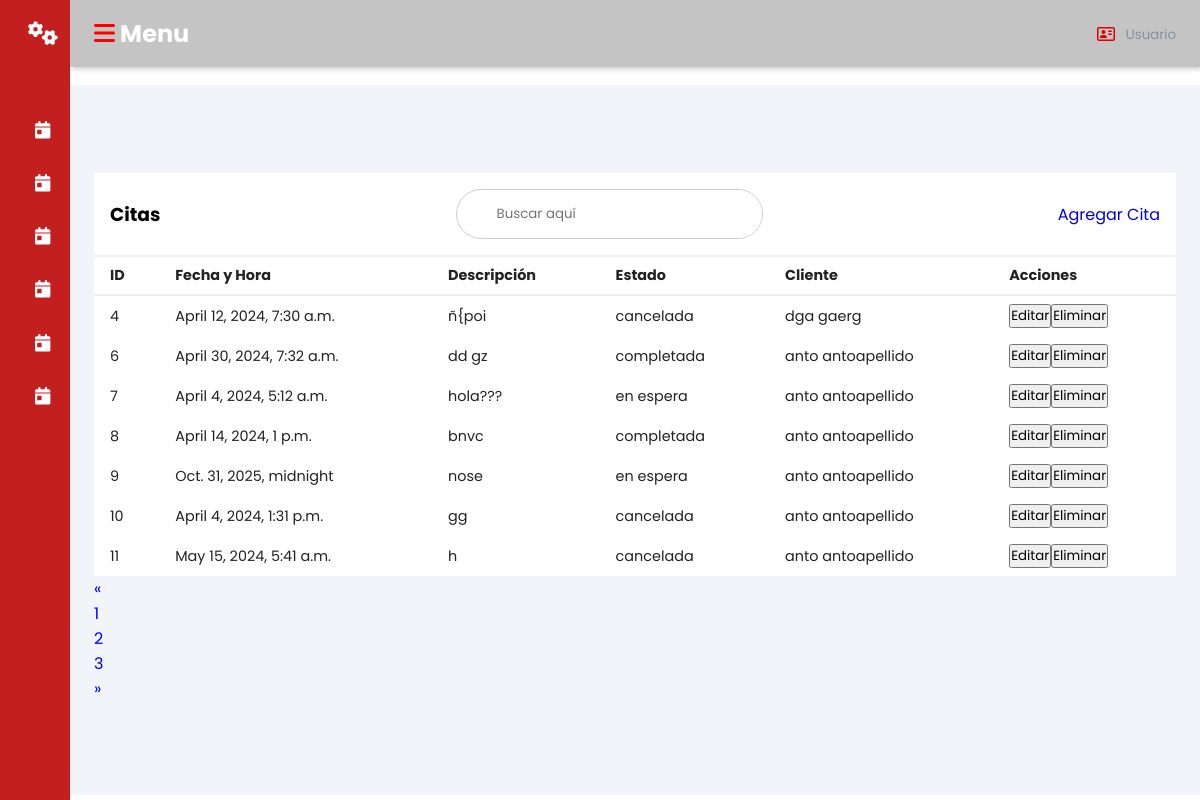
Page /citas/ on the committed database.
### promecapp/models.py (models this page shows, shortened)
class Citas(models.Model):
    IDCita = models.AutoField(primary_key=True)
    Fecha_Hora = models.DateTimeField()
    Descripcion = models.TextField(null=True)
    IDEstado = models.ForeignKey(Estado, on_delete=models.CASCADE)
    IDCliente = models.ForeignKey(Cliente, on_delete=models.CASCADE)
    class Meta:
        db_table = 'citas'

class Estado(models.Model):
    idestado = models.AutoField(primary_key=True)
    Nombre_estado = models.CharField(max_length=20, unique=True)
    class Meta:
        db_table = 'estado'
    def __str__(self):
        return self.Nombre_estado

class Cliente(models.Model):
    IDCliente = models.AutoField(primary_key=True)
    Nombre = models.CharField(max_length=45)
    Apellidos = models.CharField(max_length=45)
    Direccion = models.CharField(max_length=100)
    Telefono = models.CharField(max_length=10, unique=True)
    Correo_Electronico = models.CharField(max_length=50, unique=True)
    IDUsuario = models.ForeignKey(Usuario, on_delete=models.CASCADE)
    class Meta:
        db_table = 'clientes'
    def __str__(self):
        return f"{self.Nombre} {self.Apellidos}"

### promecapp/views.py (the view)
# urls.py: path('citas/', views.citas, name='citas'),
def citas(request):
    citas = Citas.objects.all()
    return render(request, 'citas.html', {'citas': citas})

### promecapp/Templates/citas.html (shortened to what this page needs)
{% load static %}
<!DOCTYPE html>
<html lang="en">
<head>
    <link rel="stylesheet" href="{% static 'css/dash.css' %}">
</head>
<body>
    <div class="sidebar">
        <div class="sidebar-brand">
            <h2><i class="fa-solid fa-gears" style="color: #ffffff;"></i><span>promec</span></h2>
        </div>
        <div class="sidebar-menu">
            <ul>
                <li>
                    <a href="{% url 'usuarios' %}"><i class="fa-solid fa-calendar-day" style="color: #ffffff;"></i>
                        <span>Usuarios</span></a>
                </li>
                <li>
                    <a href="{% url 'citas' %}"><i class="fa-solid fa-calendar-day" style="color: #ffffff;"></i>
                        <span>Citas</span></a>
                </li>
                <li>
                    <a href="{% url 'facturas' %}"><i class="fa-solid fa-calendar-day" style="color: #ffffff;"></i>
                        <span>Facturas</span></a>
                </li>
                <li>
                    <a href="{% url 'servicios' %}"><i class="fa-solid fa-calendar-day" style="color: #ffffff;"></i>
                        <span>Servicios</span></a>
                </li>
                <li>
                    <a href="{% url 'ventas' %}"><i class="fa-solid fa-calendar-day" style="color: #ffffff;"></i>
                        <span>Ventas</span></a>
                </li>
                <li>
                    <a href="{% url 'historial' %}"><i class="fa-solid fa-calendar-day" style="color: #ffffff;"></i>
                        <span>historial</span></a>
                </li>
            </ul>
        </div>
    </div>
<div class="main-content">
    <header>
        <h2>
            <label for="nav-toggle">
                <span class="fa-solid fa-bars" style="color: #ff0000;"></span>
            </label> Menu
        </h2>
        <div class="user-wrapper">
            <img class="fa-regular fa-address-card" style="color: #e00000;" width="40px" height="40px" alt="">
            <div>
                <small>Usuario</small>
            </div>
        </div>
    </header>
    <main>
        <div class="recent-grid">
            <div class="projects">
                <div class="card">
                    <div class="card-header">
                        <h3>Citas</h3>
                        <div class="search-wrapper">
                            <input type="search" placeholder="Buscar aquí" />
                        </div>
                        <a href="{% url 'agregar_cita' %}" class="btn btn-secundary">Agregar Cita</a>
                    </div>
                    <div class="card-body">
                        <div class="table-responsive">
                            <table width="100%">
                                <thead>
                                    <tr>
                                        <td>ID</td>
                                        <td>Fecha y Hora</td>
                                        <td>Descripción</td>
                                        <td>Estado</td>
                                        <td>Cliente</td>
                                        <td>Acciones</td>
                                    </tr>
                                </thead>
                                <tbody>
                                    {% for cita in citas %}
                                        <tr>
                                            <td>{{ cita.IDCita }}</td>
                                            <td>{{ cita.Fecha_Hora }}</td>
                                            <td>{{ cita.Descripcion }}</td>
                                            <td>{{ cita.IDEstado }}</td>
                                            <td>{{ cita.IDCliente }}</td>
                                            <td>
                                                <a href="{% url 'editar_cita' cita.IDCita %}"><button>Editar</button></a>
                                                <form action="{% url 'eliminar_cita' cita.IDCita %}" method="post" style="display: inline;">
                                                    <button type="submit" class="btn btn-danger">Eliminar</button>
                                                </form>
                                            </td>
                                        </tr>
                                    {% endfor %}
                                </tbody>
                            </table>
                        </div>
                    </div>
                </div>
            </div>
            <div class="card1">
                <nav aria-label="Page navigation example">
                    <ul class="pagination">
                        <li class="page-item">
                            <a class="page-link" href="#" aria-label="Previous">
                                <span aria-hidden="true">&laquo;</span>
                            </a>
                        </li>
                        <li class="page-item"><a class="page-link" href="#">1</a></li>
                        <li class="page-item"><a class="page-link" href="#">2</a></li>
                        <li class="page-item"><a class="page-link" href="#">3</a></li>
                        <li class="page-item">
                            <a class="page-link" href="#" aria-label="Next">
                                <span aria-hidden="true">&raquo;</span>
                            </a>
                        </li>
                    </ul>
                </nav>
            </div>
        </div>
    </main>
</div>
</body>
</html>

### promecapp/static/css/dash.css (style rules this page uses)
:root { --main-color: #c31f1f; --color-dark: #1D2231; --text-grey: #8390A2; }
* { padding: 0; margin: 0; box-sizing: border-box; list-style-type: none; text-decoration: none; font-family: 'Poppins', sans-serif; }
.sidebar { width: 345px; position: fixed; left: 0; top: 0; height: 100%; background: var(--main-color); z-index: 100; transition: width 300ms; }
.sidebar-brand { height: 90px; padding: 1rem 0rem 1rem 2rem; color: #fff; }
.sidebar-menu { margin-top: 1rem; }
.sidebar-menu li { width: 100%; margin-bottom: 1.7rem; padding-left: 1rem; }
.sidebar-menu a { padding-left: 1rem; display: block; color: #fff; font-size: 1.1rem; }
.main-content { transition: margin-left 300ms; margin-left: 345px; }
header { background: #c4c4c4; display: flex; justify-content: space-between; padding: 1rem 1.5rem; box-shadow: 2px 2px 5px rgba(0, 0, 0, 0.2); position: fixed; left: 345px; width: calc(100% - 345px); top: 0; z-index: 100; transition: left 300ms; }
header h2 { color: #ffffff; }
.search-wrapper { border: 1px solid #ccc; border-radius: 30px; height: 50px; display: flex; align-items: center; overflow-x: hidden; }
.search-wrapper input { height: 100%; padding: .5rem; border: none; outline: none; }
.user-wrapper { display: flex; align-items: center; }
.user-wrapper small { display: inline-block; color: var(--text-grey); }
main { margin-top: 85px; padding: 2rem 1.5rem; background: #f1f5f9; min-height: calc(100vh - 90px); }
.recent-grid { margin-top: 3.5rem; display: 100%; grid-gap: 2rem; grid-template-columns: 65% auto; }
.card { background: #fff; }
.card-header { padding: 1rem; }
.card-header { display: flex; justify-content: space-between; align-items: center; border-bottom: 1px solid #f0f0f0; }
table { border-collapse: collapse; }
thead tr { border-top: 1px solid #f0f0f0; border-bottom: 2px solid #f0f0f0; }
thead td { font-weight: 700; }
td { padding: .5rem 1rem; font-size: .9rem; color: #222; }
tr td:last-child { display: flex; align-items: center; }
.table-responsive { width: 100%; overflow-x: auto; }
@media only screen and (max-width: 1200px) { .sidebar { width: 70px; } }
@media only screen and (max-width: 1200px) { .sidebar .sidebar-brand, .sidebar li { padding-left: 1rem; text-align: center; } }
@media only screen and (max-width: 1200px) { .sidebar li a { padding-left: 0rem; } }
@media only screen and (max-width: 1200px) { .main-content { margin-left: 70px; } }
@media only screen and (max-width: 1200px) { .main-content header { width: calc(100% - 70px); left: 70px; } }
a { text-decoration: none; }

### rows in the picture
Citas: IDCita "4", Fecha_Hora "April 12, 2024, 7:30 a.m.", Descripcion "ñ{poi", IDEstado "cancelada", IDCliente "dga gaerg"
Citas: IDCita "6", Fecha_Hora "April 30, 2024, 7:32 a.m.", Descripcion "dd gz", IDEstado "completada", IDCliente "anto antoapellido"
Citas: IDCita "7", Fecha_Hora "April 4, 2024, 5:12 a.m.", Descripcion "hola???", IDEstado "en espera", IDCliente "anto antoapellido"
Citas: IDCita "8", Fecha_Hora "April 14, 2024, 1 p.m.", Descripcion "bnvc", IDEstado "completada", IDCliente "anto antoapellido"
Citas: IDCita "9", Fecha_Hora "Oct. 31, 2025, midnight", Descripcion "nose", IDEstado "en espera", IDCliente "anto antoapellido"
Citas: IDCita "10", Fecha_Hora "April 4, 2024, 1:31 p.m.", Descripcion "gg", IDEstado "cancelada", IDCliente "anto antoapellido"
Citas: IDCita "11", Fecha_Hora "May 15, 2024, 5:41 a.m.", Descripcion "h", IDEstado "cancelada", IDCliente "anto antoapellido"
